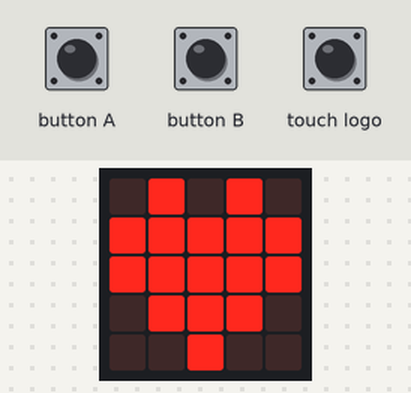
A program run on a simulated BBC micro:bit (MakeCode). Parts: the board's 5×5 LED display. The test bench sets the inputs (shaded band).

Above: at 0.1 s.
At 1.2 s:
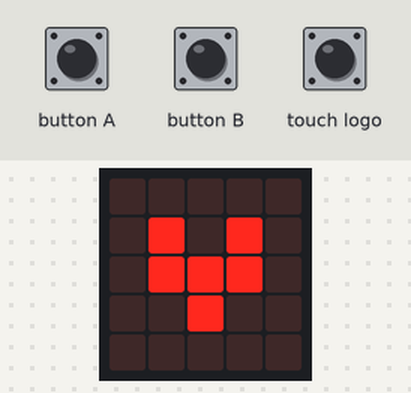
1.3 s: button B pressed for 0.15 s
At 2.2 s:
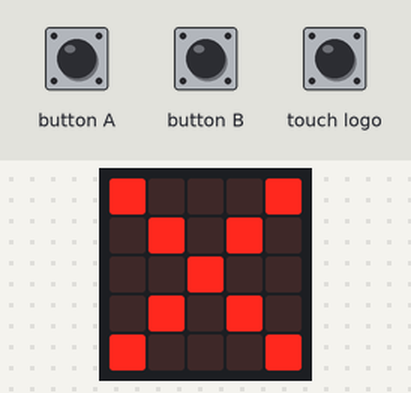
Timing chart, 0 to 4.3 s (numbered marks = the images above; inputs shaded):
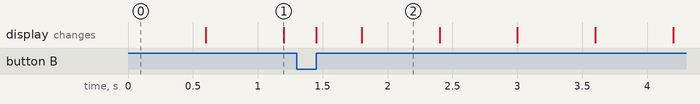

The program:

main.ts
```typescript
function cutWords () {
    let listWords = ""
    let currentWord :int16[] = [];
    for (let i = 0; i <= signs.length - 1; i++) {
        if (i != 0 && signs[i]["previousPressed"] >= 4) {
            // end word
            listWords += analyseWord(currentWord) + " "
            currentWord = []
        }
        currentWord.push(signs[i]["during"])
    }
    listWords += analyseWord(currentWord)
    basic.showString(listWords)
}
function showOK () {
    // basic.showLeds("00010\n01001\n00001\n01001\n00010")
    basic.showLeds(`
        . # . # .
        . . . . .
        . . . . .
        # . . . #
        . # # # .
        `)
}
input.onLogoEvent(TouchButtonEvent.Released,()=>signs = [])
input.onButtonPressed(Button.B, function () {
    cutWords()
})
function analyseWord (letter: number[]) {
    if (letter.length == 0) {
        return ""
    }
    let morseWord = ""
    for (let j = 0; j <= letter.length - 1; j++) {
        morseWord += letter[j] >= 3 ? "-" : "."
    }
    //console.log(morseWord)
    if (morseTable[morseWord as keyof string] != null) {
        return morseTable[morseWord as keyof string]
    }
    return ""
}
function showKO () {
    // basic.showLeds("00001\n01010\n00010\n01010\n00001")
    basic.showLeds(`
        . # . # .
        . . . . .
        . . . . .
        . # # # .
        # . . . #
        `)
}

let signs: Mark[] = []
let pressed = false
let lastPressed = 0
let previousPressed :number = 0
let timeBeginPressed: number;

class Mark {
    during: int16
    previousPressed: int16
}
type MapString = {
    [id:string] : string
}

const morseTable: MapString = {
    ".-": "A",
    "-...": "B",
    "-.-.": "C",
    "-..": "D",
    ".": "E",
    "..-.": "F",
    "--.": "G",
    "....": "H",
    "..": "I",
    ".---": "J",
    "-.-": "K",
    ".-..": "L",
    "--": "M",
    "-.": "N",
    "---": "O",
    ".--.": "P",
    "--.-": "Q",
    ".-.": "R",
    "...": "S",
    "-": "T",
    "..-": "U",
    "...-": "V",
    ".--": "W",
    "-..-": "X",
    "-.--": "Y",
    "--..": "Z",
    "-----": "0",
    ".----": "1",
    "..---": "2",
    "...--": "3",
    "....-": "4",
    ".....": "5",
    "-....": "6",
    "--...": "7",
    "---..": "8",
    "----.": "9",
}
let brightness = 100;
let direction = 10;
basic.forever(function () {
    //pulseBright()
    if (!(pressed) && input.buttonIsPressed(Button.A)) {
        lastPressed = 0
        timeBeginPressed = input.runningTime()
        pressed = true
    } else {
        if (pressed && !(input.buttonIsPressed(Button.A))) {
            pressed = false
            lastPressed = input.runningTime() - timeBeginPressed
            signs.push({ during: Math.round(lastPressed / 100), previousPressed: Math.round((timeBeginPressed - previousPressed)/100)})
            previousPressed = input.runningTime()
        }
    }
})

function pulseBright(){
    if ((direction === 10 && brightness > 255) || (direction === -10 && brightness < 10)){
        direction *=-1;
    }
    brightness+=direction;
    led.setBrightness(brightness);
}


for (let i = 0 ; i <= 40 ; i++){
    basic.showIcon(i)
}
```

test.ts
```typescript
// les tests vont ici ; cela ne sera pas compilé si ce paquet est utilisé en tant qu'extension.
```

Measured:
- what the display in image 1 shows lasts 0.6 s, from 0.6 s to 1.2 s
